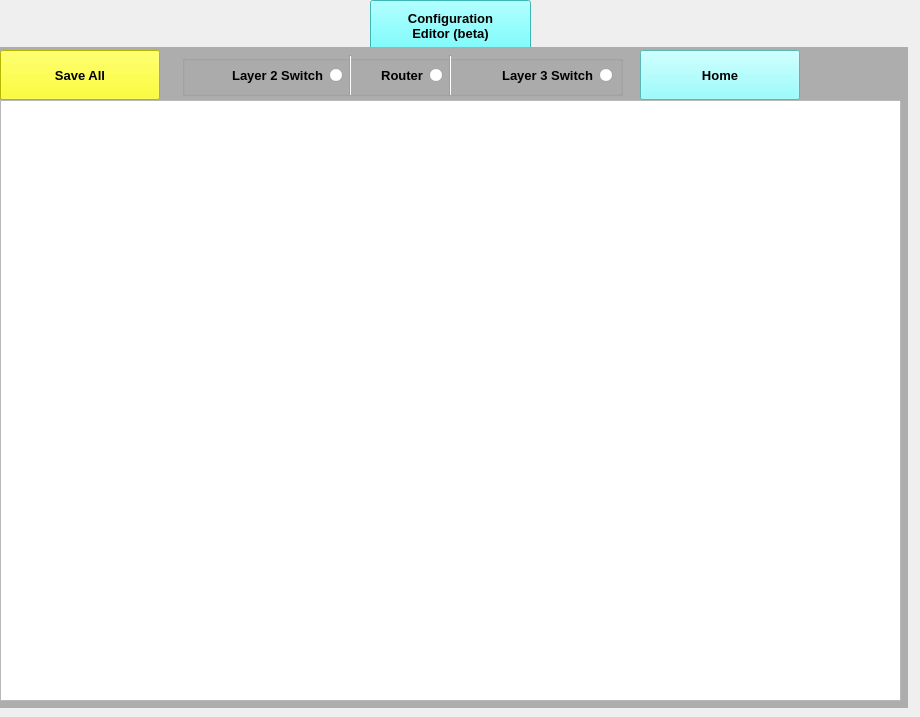
    <widget class="QWidget" name="Editor">
     <widget class="QLabel" name="img_3">
      <property name="geometry">
       <rect>
        <x>0</x>
        <y>0</y>
        <width>901</width>
        <height>50</height>
       </rect>
      </property>
      <property name="text">
       <string/>
      </property>
      <property name="pixmap">
       <pixmap>../img/cisco1.png</pixmap>
      </property>
     </widget>
     <widget class="QPushButton" name="Btn3_1">
      <property name="enabled">
       <bool>true</bool>
      </property>
      <property name="geometry">
       <rect>
        <x>370</x>
        <y>0</y>
        <width>161</width>
        <height>51</height>
       </rect>
      </property>
      <property name="font">
       <font>
        <pointsize>10</pointsize>
        <weight>75</weight>
        <bold>true</bold>
       </font>
      </property>
      <property name="styleSheet">
       <string notr="true">background-color: rgb(85, 255, 255);</string>
      </property>
      <property name="text">
       <string>Configuration
Editor (beta)</string>
      </property>
     </widget>
     <widget class="QPushButton" name="home_3">
      <property name="enabled">
       <bool>true</bool>
      </property>
      <property name="geometry">
       <rect>
        <x>640</x>
        <y>50</y>
        <width>160</width>
        <height>50</height>
       </rect>
      </property>
      <property name="font">
       <font>
        <pointsize>10</pointsize>
        <weight>75</weight>
        <bold>true</bold>
       </font>
      </property>
      <property name="styleSheet">
       <string notr="true">background-color: rgb(125, 255, 255);</string>
      </property>
      <property name="text">
       <string>Home</string>
      </property>
     </widget>
     <widget class="QLabel" name="backColor_3">
      <property name="geometry">
       <rect>
        <x>-3</x>
        <y>47</y>
        <width>911</width>
        <height>661</height>
       </rect>
      </property>
      <property name="styleSheet">
       <string notr="true">background-color: rgb(173, 173, 173);</string>
      </property>
      <property name="text">
       <string/>
      </property>
     </widget>
     <widget class="QGroupBox" name="groupBox">
      <property name="geometry">
       <rect>
        <x>182</x>
        <y>55</y>
        <width>441</width>
        <height>41</height>
       </rect>
      </property>
      <property name="title">
       <string/>
      </property>
      <widget class="QRadioButton" name="radioButton">
       <property name="geometry">
        <rect>
         <x>10</x>
         <y>10</y>
         <width>151</width>
         <height>20</height>
        </rect>
       </property>
       <property name="font">
        <font>
         <pointsize>10</pointsize>
         <weight>75</weight>
         <bold>true</bold>
        </font>
       </property>
       <property name="layoutDirection">
        <enum>Qt::RightToLeft</enum>
       </property>
       <property name="text">
        <string>Layer 2 Switch</string>
       </property>
      </widget>
      <widget class="QRadioButton" name="radioButton_2">
       <property name="geometry">
        <rect>
         <x>170</x>
         <y>10</y>
         <width>91</width>
         <height>20</height>
        </rect>
       </property>
       <property name="font">
        <font>
         <pointsize>10</pointsize>
         <weight>75</weight>
         <bold>true</bold>
        </font>
       </property>
       <property name="layoutDirection">
        <enum>Qt::RightToLeft</enum>
       </property>
       <property name="text">
        <string>Router</string>
       </property>
      </widget>
      <widget class="QRadioButton" name="radioButton_3">
       <property name="geometry">
        <rect>
         <x>280</x>
         <y>10</y>
         <width>151</width>
         <height>20</height>
        </rect>
       </property>
       <property name="font">
        <font>
         <pointsize>10</pointsize>
         <weight>75</weight>
         <bold>true</bold>
        </font>
       </property>
       <property name="layoutDirection">
        <enum>Qt::RightToLeft</enum>
       </property>
       <property name="text">
        <string>Layer 3 Switch</string>
       </property>
      </widget>
      <widget class="Line" name="line">
       <property name="geometry">
        <rect>
         <x>160</x>
         <y>0</y>
         <width>16</width>
         <height>41</height>
        </rect>
       </property>
       <property name="orientation">
        <enum>Qt::Vertical</enum>
       </property>
      </widget>
      <widget class="Line" name="line_2">
       <property name="geometry">
        <rect>
         <x>260</x>
         <y>0</y>
         <width>16</width>
         <height>41</height>
        </rect>
       </property>
       <property name="orientation">
        <enum>Qt::Vertical</enum>
       </property>
      </widget>
     </widget>
     <widget class="QPlainTextEdit" name="plainTextEdit">
      <property name="geometry">
       <rect>
        <x>0</x>
        <y>100</y>
        <width>901</width>
        <height>601</height>
       </rect>
      </property>
      <property name="font">
       <font>
        <pointsize>10</pointsize>
       </font>
      </property>
     </widget>
     <widget class="QPushButton" name="p9_save_2">
      <property name="enabled">
       <bool>true</bool>
      </property>
      <property name="geometry">
       <rect>
        <x>0</x>
        <y>50</y>
        <width>160</width>
        <height>50</height>
       </rect>
      </property>
      <property name="font">
       <font>
        <pointsize>10</pointsize>
        <weight>75</weight>
        <bold>true</bold>
       </font>
      </property>
      <property name="styleSheet">
       <string notr="true">background-color: rgb(255, 255, 0);</string>
      </property>
      <property name="text">
       <string>Save All</string>
      </property>
     </widget>
     <zorder>img_3</zorder>
     <zorder>Btn3_1</zorder>
     <zorder>backColor_3</zorder>
     <zorder>groupBox</zorder>
     <zorder>home_3</zorder>
     <zorder>plainTextEdit</zorder>
     <zorder>p9_save_2</zorder>
    </widget>
